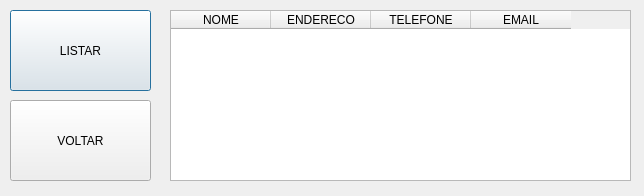
<?xml version="1.0" encoding="UTF-8"?>
<ui version="4.0">
 <class>TelaDeListagem</class>
 <widget class="QDialog" name="TelaDeListagem">
  <property name="geometry">
   <rect>
    <x>0</x>
    <y>0</y>
    <width>644</width>
    <height>196</height>
   </rect>
  </property>
  <property name="minimumSize">
   <size>
    <width>644</width>
    <height>196</height>
   </size>
  </property>
  <property name="maximumSize">
   <size>
    <width>644</width>
    <height>196</height>
   </size>
  </property>
  <property name="windowTitle">
   <string>Dialog</string>
  </property>
  <widget class="QTableWidget" name="tableWidgetListagem">
   <property name="geometry">
    <rect>
     <x>170</x>
     <y>10</y>
     <width>461</width>
     <height>171</height>
    </rect>
   </property>
   <property name="minimumSize">
    <size>
     <width>0</width>
     <height>0</height>
    </size>
   </property>
   <property name="maximumSize">
    <size>
     <width>100000</width>
     <height>16777215</height>
    </size>
   </property>
   <column>
    <property name="text">
     <string>NOME</string>
    </property>
    <property name="textAlignment">
     <set>AlignCenter</set>
    </property>
   </column>
   <column>
    <property name="text">
     <string>ENDERECO</string>
    </property>
   </column>
   <column>
    <property name="text">
     <string>TELEFONE</string>
    </property>
   </column>
   <column>
    <property name="text">
     <string>EMAIL</string>
    </property>
   </column>
  </widget>
  <widget class="QPushButton" name="pushButtonListar">
   <property name="geometry">
    <rect>
     <x>10</x>
     <y>10</y>
     <width>141</width>
     <height>81</height>
    </rect>
   </property>
   <property name="text">
    <string>LISTAR</string>
   </property>
  </widget>
  <widget class="QPushButton" name="pushButtonVoltar">
   <property name="geometry">
    <rect>
     <x>10</x>
     <y>100</y>
     <width>141</width>
     <height>81</height>
    </rect>
   </property>
   <property name="text">
    <string>VOLTAR</string>
   </property>
  </widget>
 </widget>
 <resources/>
 <connections/>
</ui>
